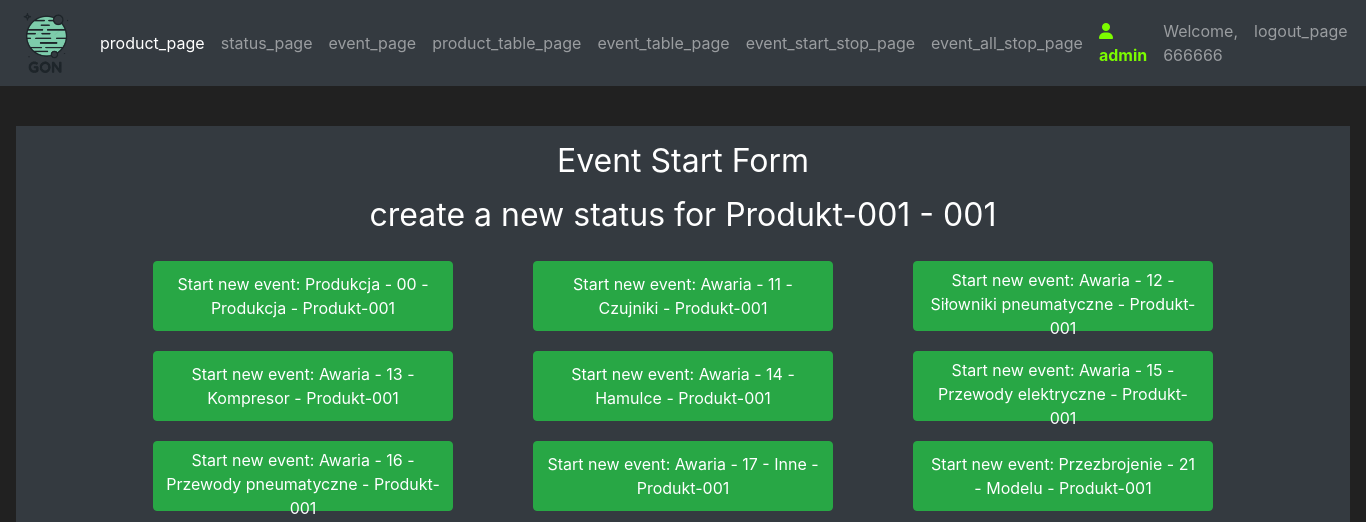
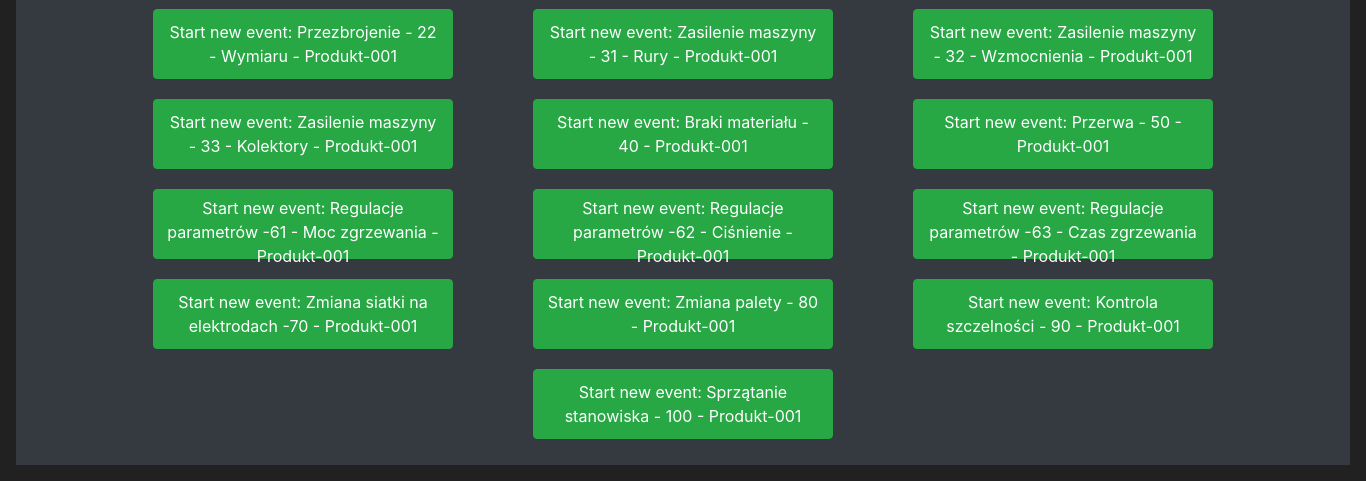
/eventStartStop (signed in), run on an earlier commit of the app's database (2 pictures, top to bottom).
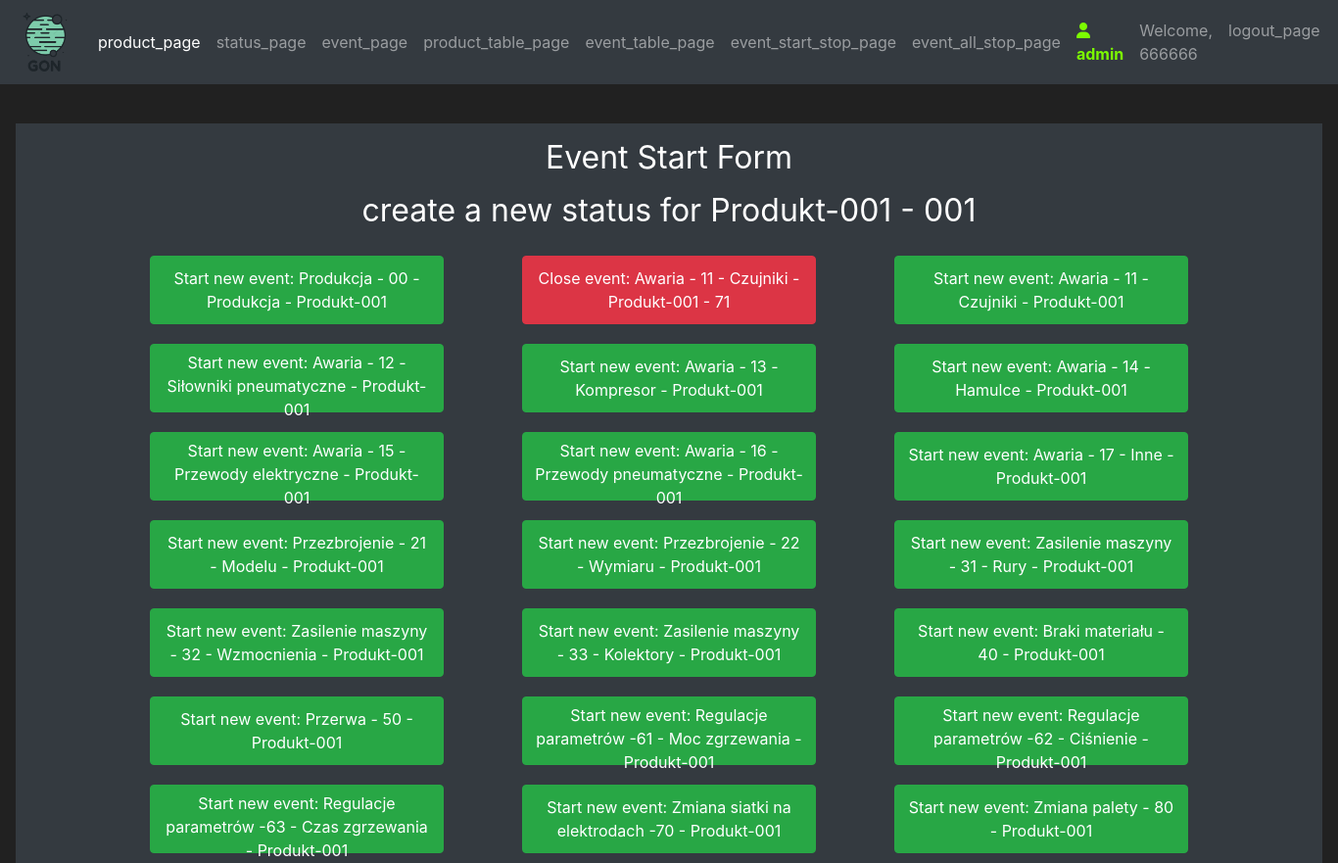
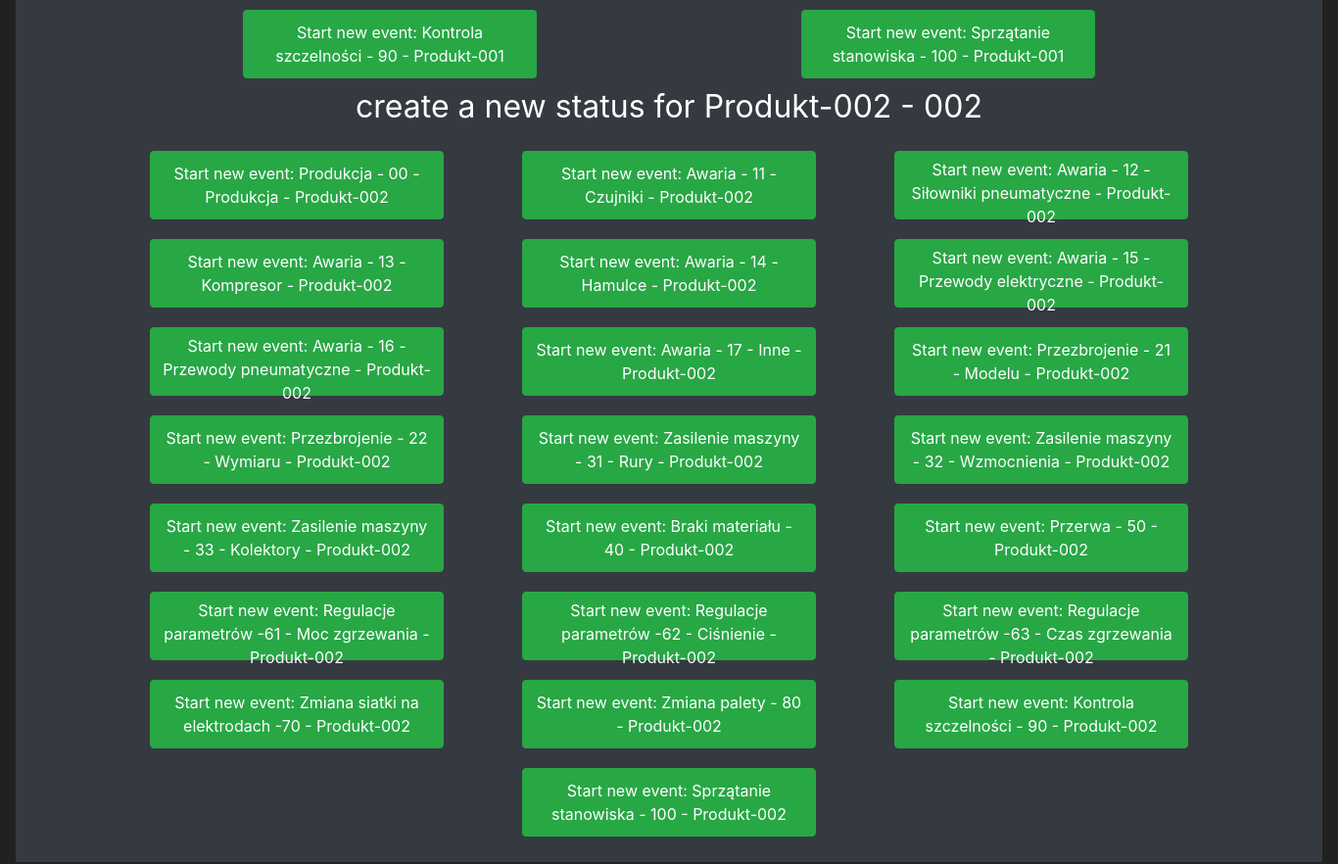
And on a later commit of the database (2 pictures, top to bottom).
### mainApp/models/user.py (models this page shows, shortened)
class User(UserMixin, db.Model):
    id = db.Column(db.Integer, primary_key=True, unique=True)
    username = db.Column(db.String(100), unique=True)
    password_hash = db.Column(db.String())
    email_address = db.Column(db.String())
    role = db.Column(db.Integer)

### mainApp/models/product.py (models this page shows, shortened)
class Product(db.Model):
    id = db.Column(db.Integer, primary_key=True)
    modelCode = db.Column(db.String(20), unique=True)
    modelName = db.Column(db.String(20))
    orderStatus = db.Column(db.String(20))
    startDate = db.Column(db.Integer)
    executionDate = db.Column(db.Integer)

### mainApp/models/status.py (models this page shows, shortened)
class Status(db.Model):
    id = db.Column(db.Integer, primary_key=True)
    statusCode = db.Column(db.Integer)
    statusName = db.Column(db.String(20), unique=True)
    production = db.Column(db.String(20))

### mainApp/models/event.py (models this page shows, shortened)
class Event(db.Model):
    id = db.Column(db.Integer, primary_key=True)
    idProd = db.Column(db.Integer, db.ForeignKey(Product.id), nullable=True)
    idStatus = db.Column(db.Integer, db.ForeignKey(Status.id))
    startDate = db.Column(db.Integer)
    endDate = db.Column(db.Integer)
    okCounter = db.Column(db.Integer)
    nokCounter = db.Column(db.Integer)
    userID = db.Column(db.Integer, db.ForeignKey(User.id))

### mainApp/routes.py (the view, shortened to what this page needs)
@ app.route('/eventStartStop', methods=('GET', 'POST'))
@ login_required
def event_start_stop_page():
    eventStartForm = EventStartForm()
    eventCloseForm = EventCloseForm()
    openProductList = Product.query.filter(Product.orderStatus == "Open")
    statusList = Status.query.all()
    openEventList = Event.query.filter(Event.endDate == None)
    return render_template('eventStartForm.html', openProductList=openProductList, statusList=statusList, openEventList=openEventList, eventStartForm=eventStartForm, eventCloseForm=eventCloseForm)

### mainApp/models/user.py (called while the page is built)
@login_manager.user_loader
def load_user(user_id):
    return User.query.get(int(user_id))

### mainApp/templates/eventStartForm.html (shortened to what this page needs)
{% extends 'base.html' %}
{% block content %}
<div class="text-center">
    <div class="container">
        <h1 class="h2 mb-3 font-weight-normal">
            Event Start Form
        </h1>
        {% for openProduct in openProductList %}
        <h3 class="h2 mb-3 font-weight-normal">
            create a new status for {{openProduct.modelName}} - {{ openProduct.modelCode}}
        </h3>
        <div class="row">
            {% for status in statusList %}
            {% for openEvent in openEventList %}
            {% if openEvent.idProd == openProduct.id and openEvent.idStatus == status.id%}
            <div class="col text-center">
                <button class="btn btn-outline btn-danger buttonFull" data-toggle="modal"
                    data-target="#Modal-Close-{{openProduct.id}}-{{status.id}}-{{current_user.id}}">Close event: {{ status.statusName }} - {{
                        openProduct.modelName}} - {{openEvent.id}}</button>
            </div>
            {% endif %}
            {% endfor %}
            <div class="col text-center">
                <button class="btn btn-outline btn-success buttonFull" data-toggle="modal"
                    data-target="#Modal-Start-{{openProduct.id}}-{{status.id}}-{{current_user.id}}">Start new event: {{ status.statusName }} - {{
                        openProduct.modelName}}</button>
            </div>
            {% endfor %}
        </div>
        {% endfor %}
    </div>
</div>
{% endblock %}

### mainApp/templates/base.html (shortened to what this page needs)
<!doctype html>
<html lang="en">
<head>
   <link rel="stylesheet" href="https://cdn.jsdelivr.net/npm/bootstrap@4.5.3/dist/css/bootstrap.min.css"
>
   <link rel="stylesheet" href="https://cdnjs.cloudflare.com/ajax/libs/font-awesome/4.7.0/css/font-awesome.min.css">
</head>
<body>
   <nav class="navbar navbar-expand-md navbar-dark bg-dark">
      <a class="navbar-brand" href="{{url_for('home_page')}}"><img src="/static/LogoBIG.png" alt="..." height="60"
            class="d-inline-block"></a>
      <div class="collapse navbar-collapse" id="navbarNav">
         <ul class="navbar-nav mr-auto">
            <li class="nav-item active">
               <a class="nav-link" href="{{url_for('product_page')}}">product_page</a>
            </li>
            <li class="nav-item">
               <a class="nav-link" href="{{url_for('status_page')}}">status_page</a>
            </li>
            <li class="nav-item">
               <a class="nav-link" href="{{url_for('event_page')}}">event_page</a>
            </li>
            <li class="nav-item">
               <a class="nav-link" href="{{url_for('product_table_page')}}">product_table_page</a>
            </li>
            <li class="nav-item">
               <a class="nav-link" href="{{url_for('event_table_page')}}">event_table_page</a>
            </li>
            <li class="nav-item">
               <a class="nav-link" href="{{url_for('event_start_stop_page')}}">event_start_stop_page</a>
            </li>
            <li class="nav-item">
               <a class="nav-link" href="{{url_for('event_all_stop_page')}}">event_all_stop_page</a>
            </li>
         </ul>
         {% if current_user.is_authenticated %}
         <ul class="navbar-nav">
            <li class="nav-item">
               <a class="nav-link" style="color: lawngreen; font-weight: bold">
                  <i class='fa fa-user'></i>
                  {{ current_user.role }}
               </a>
            </li>
            <li class="nav-item">
               <a class="nav-link" href="#">Welcome, {{current_user.username}}</a>
            </li>
            <li class="nav-item">
               <a class="nav-link" href="{{url_for('logout_page')}}">logout_page</a>
            </li>
         </ul>
         {% endif %}
      </div>
   </nav>
   <br>
   <div class="position-relative overflow-hidden p-3 p-md-3 m-md-3 text-center bg-dark" style="color:white">
      {% block content %}
      {% endblock %}
   </div>
</body>
</html>

### mainApp/templates/base.html (style rules this page uses)
body { background-color: #212121; color: white }
.buttonFull { width: 300px !important; height: 70px !important; margin: 10px; }

What changed in the data, as far as the page shows it:
added Event: {{ status.statusName }} "Awaria - 11 - Czujniki", {{ openProduct.modelName }} "Produkt-001", id "71", shown under Status "Awaria - 11 - Czujniki"
now on this page (row edited): Product: modelName "Produkt-002", modelCode "002", Status (statusName "Produkcja - 00 - Produkcja"), Status (statusName "Awaria - 11 - Czujniki"), Status (statusName "Awaria - 12 - Siłowniki pneumatyczne"), Status (statusName "Awaria - 13 - Kompresor"), Status (statusName "Awaria - 14 - Hamulce"), Status (statusName "Awaria - 15 - Przewody elektryczne"), Status (statusName "Awaria - 16 - Przewody pneumatyczne"), Status (statusName "Awaria - 17 - Inne"), Status (statusName "Przezbrojenie - 21 - Modelu"), Status (statusName "Przezbrojenie - 22 - Wymiaru"), Status (statusName "Zasilenie maszyny - 31 - Rury"), Status (statusName "Zasilenie maszyny - 32 - Wzmocnienia"), Status (statusName "Zasilenie maszyny - 33 - Kolektory"), Status (statusName "Braki materiału - 40"), Status (statusName "Przerwa - 50"), Status (statusName "Regulacje parametrów -61 - Moc zgrzewania"), Status (statusName "Regulacje parametrów -62 - Ciśnienie"), Status (statusName "Regulacje parametrów -63 - Czas zgrzewania"), Status (statusName "Zmiana siatki na elektrodach -70"), Status (statusName "Zmiana palety - 80")
